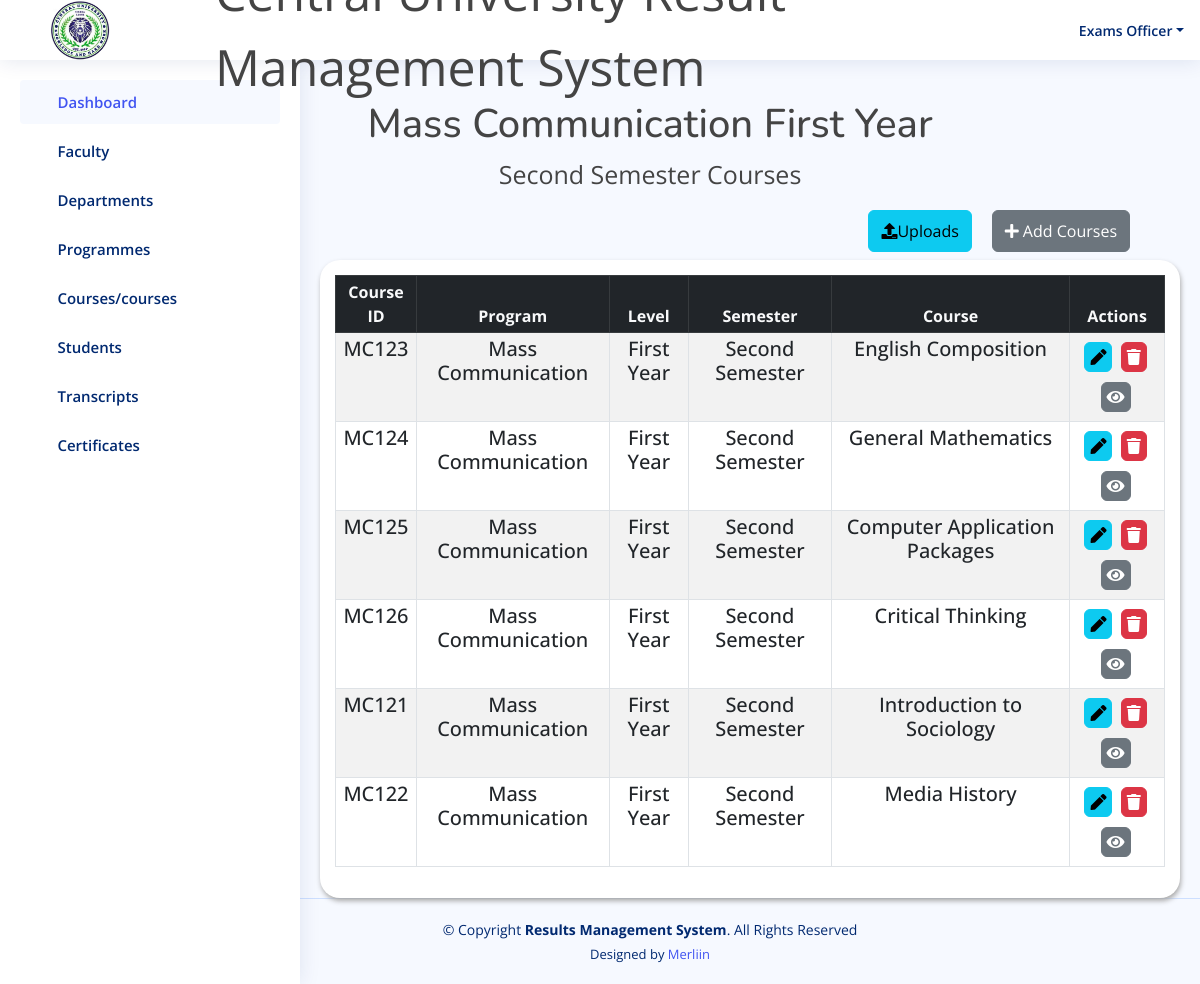
The app's page /result/masscom_year1_second_semester/ (signed in) with its own data.
### result/models.py (models this page shows, shortened)
class masscom_year1_semester2(models.Model):
    code = models.CharField(max_length=50, default='')
    program = models.ForeignKey(Program, on_delete=models.CASCADE)
    level = models.CharField(max_length=20, choices=YEAR1_LEVEL1)
    semester = models.CharField(max_length=20,choices=YEAR1_SEMESTER2)
    course = models.CharField(max_length=50)

class Program(models.Model):
    program = models.CharField(max_length=100)
    department = models.ForeignKey(Department, on_delete=models.CASCADE)
    def __str__(self):
        return self.program

### result/views.py (the view)
# urls.py: path('masscom_year1_second_semester/', views.masscom_year1_second_semester, name='masscom_year1_second_semester'),
@login_required(login_url='login')
def masscom_year1_second_semester(request):
    masscom_yr1_sem2 = masscom_year1_semester2.objects.all()
    if request.method == 'POST':
        form = massCourseForm2(request.POST)
        if form.is_valid():
            course = form.cleaned_data['course']
            if masscom_year1_semester2.objects.filter(course=course).exists():
                messages.error(request, f"'{course}' already exists!")
                return redirect('masscom_year1_second_semester')  # Redirect back to the faculty page without saving the form
            form.save()
            messages.success(request, "Course has been added!")
            return redirect('masscom_year1_second_semester')
    else:
        form = massCourseForm1()
    return render(request, 'result/masscom_year1_second_semester.html', {'masscom_yr1_sem2': masscom_yr1_sem2, 'form': form})

### templates/result/masscom_year1_second_semester.html (shortened to what this page needs)
{% load static %}
<!DOCTYPE html>
<html lang="en">
<head>
  <link href="https://cdn.datatables.net/v/bs5/jszip-2.5.0/dt-1.13.4/b-2.3.6/b-html5-2.3.6/b-print-2.3.6/datatables.min.css" rel="stylesheet"/>
   <link rel="stylesheet" href="https://cdnjs.cloudflare.com/ajax/libs/font-awesome/5.15.4/css/all.min.css" />
  <link href="{% static 'assets/vendor/bootstrap/css/bootstrap.min.css' %}" rel="stylesheet">
  <link href="{% static 'assets/vendor/bootstrap-icons/bootstrap-icons.css' %}" rel="stylesheet">
  <link href="{% static 'assets/vendor/boxicons/css/boxicons.min.css' %}" rel="stylesheet">
  <link href="{% static 'assets/vendor/quill/quill.snow.css' %}" rel="stylesheet">
  <link href="{% static 'assets/vendor/quill/quill.bubble.css' %}" rel="stylesheet">
  <link href="{% static 'assets/vendor/remixicon/remixicon.css' %}" rel="stylesheet">
  <link href="{% static 'assets/vendor/simple-datatables/style.css' %}" rel="stylesheet">
  <link href="{% static 'assets/style.css'%}" rel="stylesheet">
  <link rel="stylesheet" href="{% static 'assets/css/result.css' %}">
</head>
<body>
 <header id="header" class="header fixed-top d-flex align-items-center">
  <div class="d-flex align-items-center justify-content-between">
    <img style="width: 60px; margin-left: -250px; margin-right: 50px; margin-top: 30px; margin-bottom:30px;"  src="{% static 'assets/img/cusl.jpeg' %}" alt="">
    <i class="bi bi-list toggle-sidebar-btn"></i>
  </div>
  <div class="search-bar">
    <marquee style="font-size: 50px;" behavior="" direction="">Central University Result Management System</marquee>
  </div>
  <nav class="header-nav ms-auto">
    <ul class="d-flex align-items-center">
      <li class="nav-item dropdown pe-3">
        <a class="nav-link nav-profile d-flex align-items-center pe-0" href="#" data-bs-toggle="dropdown">
          <span class="d-none d-md-block dropdown-toggle ps-2">Exams Officer</span>
        </a>
      </li>
    </ul>
  </nav>
</header>
 <aside id="sidebar" class="sidebar">
  <ul class="sidebar-nav" id="sidebar-nav">
    <li class="nav-item">
      <a class="nav-link " href="{% url 'admin1' %}">
        <i class="bi bi-grid"></i>
        <span>Dashboard</span>
      </a>
    </li>
    <li class="nav-item">
      <a class="nav-link collapsed" data-bs-target="#components-nav" data-bs-toggle="collapse" href="#">
        <i class="bi bi-menu-button-wide"></i><span>Faculty</span><i class="bi bi-chevron-down ms-auto"></i>
      </a>
    </li>
    <li class="nav-item">
      <a class="nav-link collapsed" data-bs-target="#forms-nav" data-bs-toggle="collapse" href="#">
        <i class="bi bi-journal-text"></i><span>Departments</span><i class="bi bi-chevron-down ms-auto"></i>
      </a>
    </li>
    <li class="nav-item">
      <a class="nav-link collapsed" data-bs-target="#tables-nav" data-bs-toggle="collapse" href="#">
        <i class="bi bi-layout-text-window-reverse"></i><span>Programmes</span><i class="bi bi-chevron-down ms-auto"></i>
      </a>
    </li>
    <li class="nav-item">
      <a class="nav-link collapsed" data-bs-target="#charts-nav" data-bs-toggle="collapse" href="#">
        <i class="bi bi-bar-chart"></i><span>Courses/courses</span><i class="bi bi-chevron-down ms-auto"></i>
      </a>
    </li>
    <li class="nav-item">
      <a class="nav-link collapsed" data-bs-target="#icon-nav" data-bs-toggle="collapse" href="#">
        <i class="bi bi-person"></i><span>Students</span><i class="bi bi-chevron-down ms-auto"></i>
      </a>
    </li>
    <li class="nav-item">
      <a class="nav-link collapsed" data-bs-target="#iconnavi" data-bs-toggle="collapse" href="#">
        <i class="bi bi-person"></i><span>Transcripts</span><i class="bi bi-chevron-down ms-auto"></i>
      </a>
    </li>
    <li class="nav-item">
      <a class="nav-link collapsed" data-bs-target="#iconnav" data-bs-toggle="collapse" href="#">
        <i class="bi bi-person"></i><span>Certificates</span><i class="bi bi-chevron-down ms-auto"></i>
      </a>
    </li>
  </ul>
</aside>
    <div class="container" style="margin-top:100px;">
            <div class="col-md-12">
                <h1 class="text-center" style="margin-left:100px;">Mass Communication First Year</h1>
                <p class="text-center" style="margin-left:100px; font-size: 25px;">Second Semester Courses</p>
            </div>
        </div>
        <div class="row">
          <div class="col-md-12">
              <div class="d-flex justify-content-end">
                <a href="{% url 'upload_masscom_course2' %}" class="btn btn-info btn mb-2  py-2"
                   style="margin-right:20px;" type="submit">
                  <i class="fa fa-upload" aria-hidden="true"></i>Uploads</a>
                  <a href="" class="btn btn-secondary btn mb-2  py-2"
                  data-bs-toggle="modal" data-bs-target="#exampleModalt" style="margin-right:70px;">
                  <i class="fas fa-plus">&nbsp;</i>Add Courses</a>
              </div>
          </div>
      </div>
        <div class="row ml-5 pl-5">
            <div class="col-12">
                <div class="data_table" style="margin-left:320px; margin-right: 20px;">
                    <table id="example" class="table table-striped table-bordered table-sm" >
                        <thead class="table-dark text-center text-light">
                            <tr>
                                <th  class="text-center">Course ID</th>
                                <th  class="text-center">Program</th>
                                <th  class="text-center">Level</th>
                                <th  class="text-center">Semester</th>
                                <th  class="text-center">Course</th>
                                <th  class="text-center">Actions</th>
                            </tr>
                        </thead>
                        <tbody  class="text-center h5">
                          {% for obj in masscom_yr1_sem2%}
                            <tr>
                                <td>{{obj.code }}</td>
                                <td>{{obj.program }}</td>
                                <td>{{obj.level }}</td>
                                <td>{{obj.semester }}</td>
                                <td>{{obj.course }}</td>
                                    <td>
                                        <a href="{% url 'edit_masscom_year1_second_semester' obj.id%}" class="btn btn-info" title="Edit Patient">
                                            <i class="fas fa-pen"></i>
                                        </a>
                                        <a href="{% url 'delete_masscom_year1_second_semester' obj.id%}"  class="btn btn-danger" title="Edit Patient">
                                            <i class="fas fa-trash"></i>
                                        </a>
                                        <a href="{% url 'view_masscom_year1_second_semester' obj.id%}"  class="btn btn-secondary" title="Edit Patient">
                                            <i class="fas fa-eye"></i>
                                        </a>
                                    </td>
                            </tr>
                            {% endfor %}
                        </tbody>
                    </table>
                </div>
            </div>
        </div>
  <footer id="footer" class="footer" style="margin-left: 100px;">
    <div class="copyright" >
      &copy; Copyright <strong><span>Results Management System</span></strong>. All Rights Reserved
    </div>
    <div class="credits">
      Designed by <a href="">Merliin</a>
    </div>
  </footer>
</body>
</html>

### static/assets/style.css (style rules this page uses)
:root { scroll-behavior: smooth; }
body { font-family: "Open Sans", sans-serif; background: #f6f9ff; color: #444444; }
a { color: #4154f1; text-decoration: none; }
h1, h2, h3, h4, h5, h6 { font-family: "Nunito", sans-serif; }
.header { transition: all 0.5s; z-index: 997; height: 60px; box-shadow: 0px 2px 20px rgba(1, 41, 112, 0.1); background-color: #fff; padding-left: 20px; }
.header .toggle-sidebar-btn { font-size: 32px; padding-left: 10px; cursor: pointer; color: #012970; }
.header .search-bar { min-width: 360px; padding: 0 20px; }
.header-nav ul { list-style: none; }
.header-nav>ul { margin: 0; padding: 0; }
.header-nav .nav-profile { color: #012970; }
.header-nav .nav-profile span { font-size: 14px; font-weight: 600; }
.sidebar { position: fixed; top: 60px; left: 0; bottom: 0; width: 300px; z-index: 996; transition: all 0.3s; padding: 20px; overflow-y: auto; scrollbar-width: thin; scrollbar-color: #aab7cf transparent; box-shadow: 0px 0px 20px rgba(1, 41, 112, 0.1); background-color: #fff; }
@media (min-width: 1200px) { #main, #footer { margin-left: 300px; } }
.sidebar-nav { padding: 0; margin: 0; list-style: none; }
.sidebar-nav li { padding: 0; margin: 0; list-style: none; }
.sidebar-nav .nav-item { margin-bottom: 5px; }
.sidebar-nav .nav-link { display: flex; align-items: center; font-size: 15px; font-weight: 600; color: #4154f1; transition: 0.3; background: #f6f9ff; padding: 10px 15px; border-radius: 4px; }
.sidebar-nav .nav-link i { font-size: 16px; margin-right: 10px; color: #4154f1; }
.sidebar-nav .nav-link.collapsed { color: #012970; background: #fff; }
.sidebar-nav .nav-link.collapsed i { color: #899bbd; }
.sidebar-nav .nav-link .bi-chevron-down { margin-right: 0; transition: transform 0.2s ease-in-out; }
.footer { padding: 20px 0; font-size: 14px; transition: all 0.3s; border-top: 1px solid #cddfff; }
.footer .copyright { text-align: center; color: #012970; }
.footer .credits { padding-top: 5px; text-align: center; font-size: 13px; color: #012970; }

### static/assets/css/result.css (style rules this page uses)
.data_table { background: #fff; padding: 15px; box-shadow: 1px 3px 5px #aaa; border-radius: 20px; }
.data_table .btn { padding: 2px 5px; margin: 5px 3px 5px 0; }

### records on screen
masscom_year1_semester2: code "MC123", program "Mass Communication", level "First Year", semester "Second Semester", course "English Composition"
masscom_year1_semester2: code "MC124", program "Mass Communication", level "First Year", semester "Second Semester", course "General Mathematics"
masscom_year1_semester2: code "MC125", program "Mass Communication", level "First Year", semester "Second Semester", course "Computer Application Packages"
masscom_year1_semester2: code "MC126", program "Mass Communication", level "First Year", semester "Second Semester", course "Critical Thinking"
masscom_year1_semester2: code "MC121", program "Mass Communication", level "First Year", semester "Second Semester", course "Introduction to Sociology"
masscom_year1_semester2: code "MC122", program "Mass Communication", level "First Year", semester "Second Semester", course "Media History"
